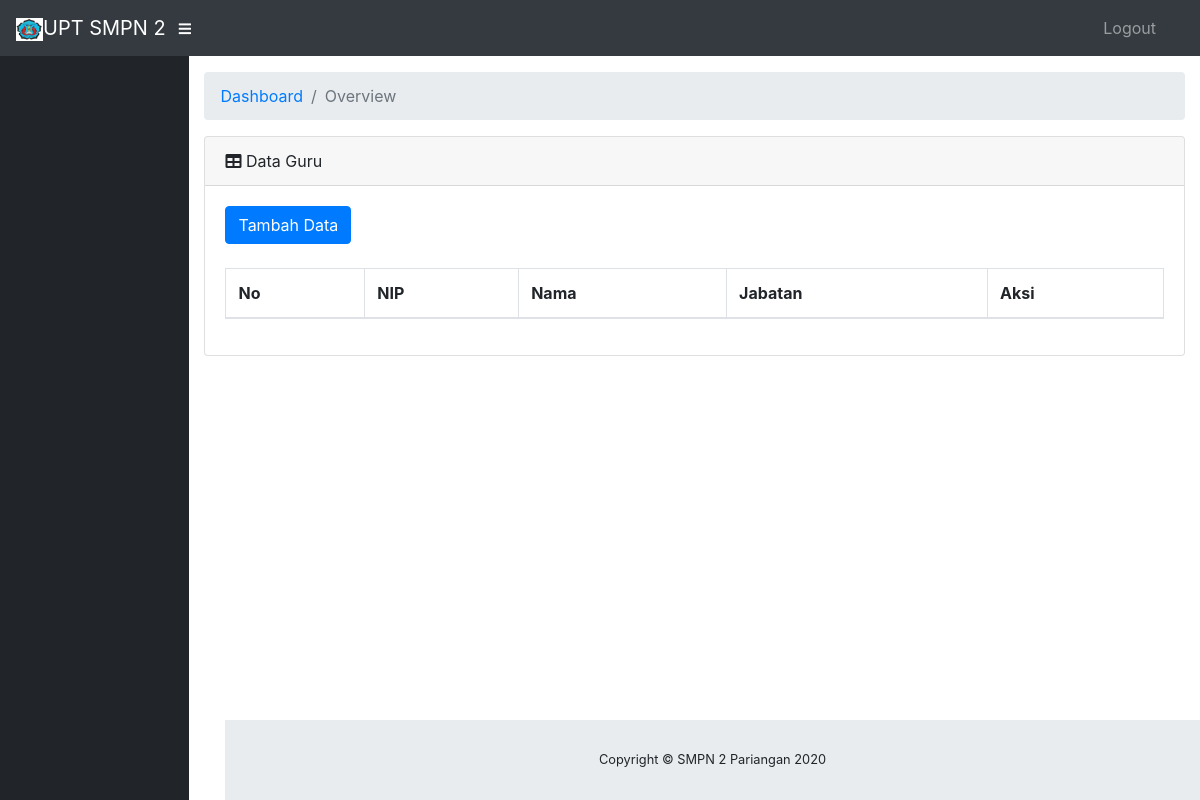
Before: /gurus/index with the older database file.
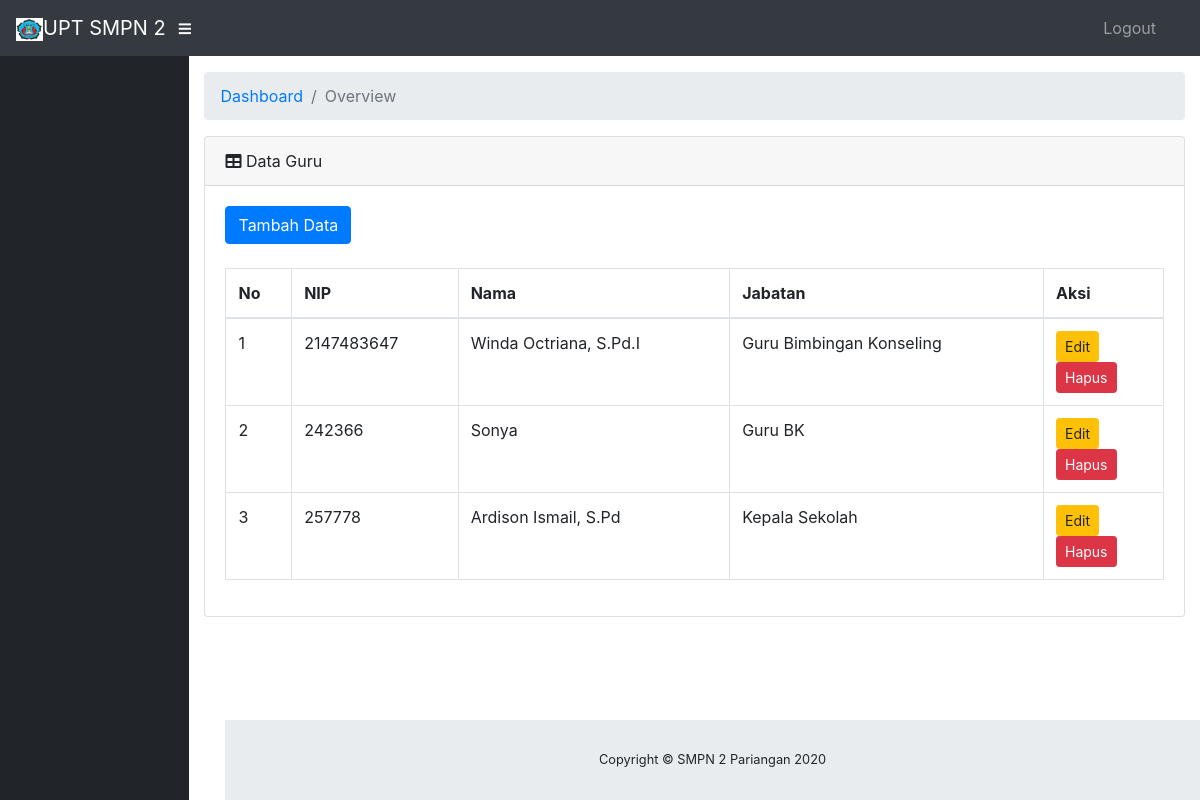
After: the same page with the newer database file.
### tables this page shows
CREATE TABLE IF NOT EXISTS `guru` (
  `nip` varchar(30) NOT NULL,
  `nm_guru` varchar(50) NOT NULL,
  `jabatan` varchar(50) NOT NULL
);

### application/controllers/Gurus.php (called while the page is built, shortened)
<?php
class Gurus extends CI_Controller
{
    public function __construct()
    {
        $this->load->model('Mgurus');
        $this->load->library("form_validation");
    }
    public function index($offset = 0)
    {
        $data['datagurus'] = $this->Mgurus->getAll();
        $this->load->view('gurus/index', $data);
    }
}

### index.php (called while the page is built, shortened)
<?php
require_once BASEPATH.'core/CodeIgniter.php';

### application/models/Mgurus.php (called while the page is built, shortened)
<?php
class Mgurus extends CI_Model
{
    private $_table = "guru";
    public function getAll()
    {
        return $this->db->get($this->_table)->result();
    }
}

### application/views/gurus/index.php (the view, shortened to what this page needs)
<!DOCTYPE html>
<html lang="en">
<head>
</head>
<body id="page-top">
    <div id="wrapper">
        <div id="content-wrapper">
            <div class="container-fluid">
                <div class="card mb-3">
                    <div class="card-header">
                        <i class="fas fa-table"></i>
                        Data Guru</div>
                    <div class="card-body">
                        <a href="<?php echo base_url() ?>gurus/add" class="btn btn-primary">Tambah Data</a>
                        <br>
                        <br>
                        <div class="table-responsive">
                            <table class="table table-bordered" id="dataTable" width="100%" cellspacing="0">
                                <thead>
                                    <tr>
                                        <th>No</th>
                                        <th>NIP</th>
                                        <th>Nama</th>
                                        <th>Jabatan</th>
                                        <th>Aksi</th>
                                    </tr>
                                </thead>
                                <tbody>
                                    <?php foreach ($datagurus as $no => $dataguru) :
                                    ?>
                                        <tr>
                                            <td><?php echo ++$no ?></td>
                                            <td><?php echo $dataguru->nip ?></td>
                                            <td><?php echo $dataguru->nm_guru ?></td>
                                            <td><?php echo $dataguru->jabatan ?></td>
                                            <td width="120px">
                                                <a class="btn btn-warning btn-sm" href="<?php echo base_url() ?>gurus/edit/<?php echo $dataguru->nip ?>">Edit</a>
                                                <a class="btn btn-danger btn-sm" href="<?php echo base_url() ?>gurus/delete/<?php echo $dataguru->nip ?>">Hapus</a>
                                            </td>
                                        </tr>
                                    <?php endforeach ?>
                                </tbody>
                            </table>
                        </div>
                    </div>
                </div>
            </div>
        </div>
    </div>
</body>
</html>

Changed rows visible on the page:
added guru: nip "2147483647", nm_guru "Winda Octriana, S.Pd.I", jabatan "Guru Bimbingan Konseling"
added guru: nip "242366", nm_guru "Sonya", jabatan "Guru BK"
added guru: nip "257778", nm_guru "Ardison Ismail, S.Pd", jabatan "Kepala Sekolah"
